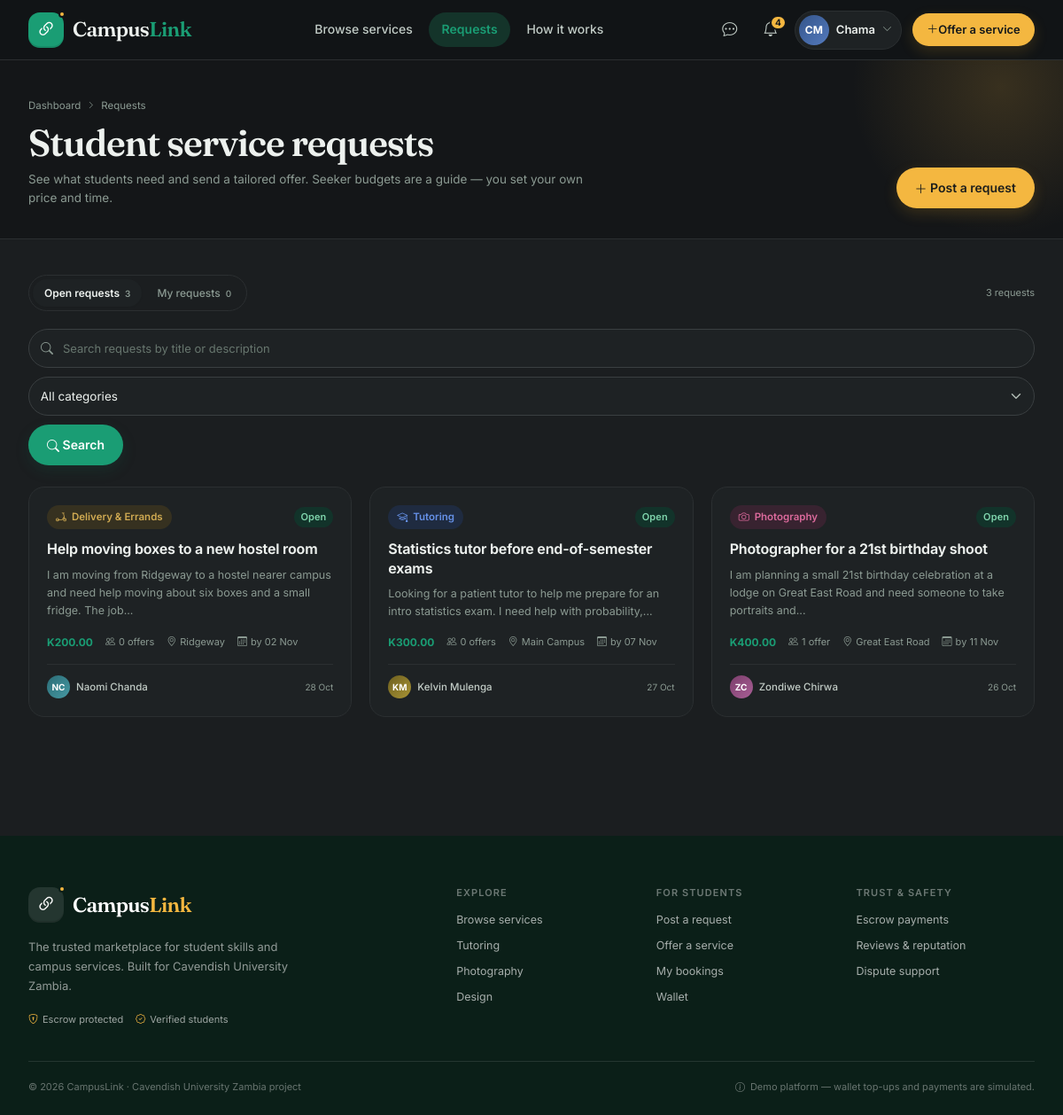
Page /requests (signed in) on the committed database.
### app/models.py (models this page shows, shortened)
class User(UserMixin, db.Model):
    __tablename__ = "users"
    id = db.Column(db.Integer, primary_key=True)
    full_name = db.Column(db.String(120), nullable=False)
    email = db.Column(db.String(255), unique=True, nullable=False, index=True)
    student_number = db.Column(db.String(40), unique=True, nullable=False)
    phone = db.Column(db.String(30))
    password_hash = db.Column(db.String(255), nullable=False)
    role = db.Column(db.String(20), nullable=False, default="student")
    program = db.Column(db.String(120))
    year_of_study = db.Column(db.String(30))
    campus_area = db.Column(db.String(60))
    bio = db.Column(db.Text)
    skills = db.Column(db.String(255))
    is_verified = db.Column(db.Boolean, nullable=False, default=False)
    is_suspended = db.Column(db.Boolean, nullable=False, default=False)
    wallet_balance = db.Column(db.Numeric(12, 2), nullable=False, default=Decimal("0.00"))
    rating_avg = db.Column(db.Numeric(3, 2))
    review_count = db.Column(db.Integer, nullable=False, default=0)
    completed_bookings = db.Column(db.Integer, nullable=False, default=0)
    completion_rate = db.Column(db.Numeric(5, 2))
    reputation_score = db.Column(db.Numeric(3, 2))
    created_at = db.Column(db.DateTime, nullable=False, default=now)
    listings = db.relationship("Service", back_populates="provider", lazy="dynamic")
    reviews_received = db.relationship(
        "Review", back_populates="provider", foreign_keys="Review.provider_id", lazy="dynamic"
    )
    notifications = db.relationship("Notification", back_populates="user", lazy="dynamic")
    wallet_transactions = db.relationship(
        "WalletTransaction", back_populates="user", lazy="dynamic", order_by="WalletTransaction.created_at.desc()"
    )
    @property
    def is_admin(self):
        return self.role == "admin"
    @property
    def first_name(self):
        return self.full_name.split()[0] if self.full_name else "Student"
    @property
    def initials(self):
        parts = [p for p in (self.full_name or "").split() if p]
        return "".join(p[0] for p in parts[:2]).upper() or "?"
    @property
    def avatar_tone(self):
        return (self.id or 0) % 6

class ServiceRequest(db.Model):
    __tablename__ = "service_requests"
    id = db.Column(db.Integer, primary_key=True)
    seeker_id = db.Column(db.Integer, db.ForeignKey("users.id"), nullable=False, index=True)
    category_id = db.Column(db.Integer, db.ForeignKey("categories.id"), nullable=False)
    title = db.Column(db.String(140), nullable=False)
    description = db.Column(db.Text, nullable=False)
    budget = db.Column(db.Numeric(10, 2), nullable=False)
    campus_area = db.Column(db.String(60), nullable=False)
    needed_by = db.Column(db.Date)
    status = db.Column(db.String(20), nullable=False, default="open", index=True)
    created_at = db.Column(db.DateTime, nullable=False, default=now)
    seeker = db.relationship("User", foreign_keys=[seeker_id])
    category = db.relationship("Category", back_populates="requests")
    offers = db.relationship("Offer", back_populates="request", lazy="dynamic", cascade="all, delete-orphan")
    booking = db.relationship("Booking", back_populates="request", uselist=False)
    @property
    def status_meta(self):
        return REQUEST_STATUSES.get(self.status, {"label": self.status, "color": "secondary"})
    @property
    def offer_count(self):
        return self.offers.count()

class Category(db.Model):
    __tablename__ = "categories"
    id = db.Column(db.Integer, primary_key=True)
    name = db.Column(db.String(80), unique=True, nullable=False)
    slug = db.Column(db.String(80), unique=True, nullable=False, index=True)
    description = db.Column(db.String(255))
    icon = db.Column(db.String(60), nullable=False, default="bi-grid")
    color = db.Column(db.String(20), nullable=False, default="#0F6B4F")
    sort_order = db.Column(db.Integer, nullable=False, default=0)
    services = db.relationship("Service", back_populates="category", lazy="dynamic")
    requests = db.relationship("ServiceRequest", back_populates="category", lazy="dynamic")

### app/requests.py (the view)
@bp.get("/requests")
@login_required
def index():
    q = http_request.args.get("q", "").strip()
    category_slug = http_request.args.get("category", "").strip()
    mine = http_request.args.get("mine") == "1"
    page = parse_int(http_request.args.get("page"), minimum=1, default=1)
    query = ServiceRequest.query.options(
        joinedload(ServiceRequest.seeker), joinedload(ServiceRequest.category)
    )
    if mine:
        query = query.filter(ServiceRequest.seeker_id == current_user.id)
    else:
        query = query.filter(ServiceRequest.status == "open")
    if q:
        like = f"%{q}%"
        query = query.filter(db.or_(ServiceRequest.title.ilike(like), ServiceRequest.description.ilike(like)))
    active_category = None
    if category_slug:
        active_category = Category.query.filter_by(slug=category_slug).first()
        if active_category:
            query = query.filter(ServiceRequest.category_id == active_category.id)
    pagination = query.order_by(ServiceRequest.created_at.desc()).paginate(
        page=page, per_page=9, error_out=False
    )
    open_count = ServiceRequest.query.filter_by(status="open").count()
    mine_count = ServiceRequest.query.filter_by(seeker_id=current_user.id).count()
    return render_template(
        "requests/index.html",
        pagination=pagination,
        requests=pagination.items,
        categories=Category.query.order_by(Category.sort_order).all(),
        active_category=active_category,
        q=q,
        mine=mine,
        open_count=open_count,
        mine_count=mine_count,
    )

### app/utils.py (called while the page is built)
def parse_int(raw, minimum=None, maximum=None, default=None):
    try:
        value = int(str(raw).strip())
    except (TypeError, ValueError):
        return default
    if minimum is not None and value < minimum:
        return default
    if maximum is not None and value > maximum:
        return default
    return value

### app/templates/requests/index.html (shortened to what this page needs)
{% extends "base.html" %}
{% from "partials/macros.html" import request_card, pagination_nav %}
{% block content %}
<div class="page-head">
  <div class="container">
    <div class="breadcrumbs">
      <a href="{{ url_for('main.dashboard') }}">Dashboard</a><i class="bi bi-chevron-right"></i>
      <span>Requests</span>
    </div>
    <div class="d-flex flex-wrap justify-content-between align-items-end gap-3">
      <div>
        <h1>Student service requests</h1>
        <p>See what students need and send a tailored offer. Seeker budgets are a guide — you set your own price and time.</p>
      </div>
      <div class="page-actions mt-0">
        {% if not current_user.is_admin %}
        <a class="btn btn-gold" href="{{ url_for('requests.create') }}"><i class="bi bi-plus-lg"></i> Post a request</a>
        {% endif %}
      </div>
    </div>
  </div>
</div>
<div class="page-section">
  <div class="container">
    <div class="d-flex flex-wrap justify-content-between align-items-center gap-2 mb-3">
      <div class="status-tabs" aria-label="Request scope">
        <a class="{{ 'active' if not mine }}" href="{{ url_for('requests.index', q=q, category=active_category.slug if active_category else '') }}">Open requests <span class="count">{{ open_count }}</span></a>
        <a class="{{ 'active' if mine }}" href="{{ url_for('requests.index', mine='1', q=q, category=active_category.slug if active_category else '') }}">My requests <span class="count">{{ mine_count }}</span></a>
      </div>
      <span class="small-note">{{ pagination.total }} request{{ '' if pagination.total == 1 else 's' }}{% if q %} matching “{{ q }}”{% endif %}</span>
    </div>
    <form method="get" action="{{ url_for('requests.index') }}">
      <div class="browse-toolbar">
        <div class="search-field">
          <i class="bi bi-search"></i>
          <input class="form-control" id="request-search" type="search" name="q" value="{{ q }}" placeholder="Search requests by title or description">
        </div>
        <select class="form-select" id="request-category" name="category" data-auto-submit>
          <option value="">All categories</option>
        </select>
        <button class="btn btn-brand" type="submit"><i class="bi bi-search"></i> Search</button>
      </div>
    </form>
    {% if requests %}
    <div class="request-grid mt-4">
      {% for item in requests %}{{ request_card(item) }}{% endfor %}
    </div>
    {% endif %}
  </div>
</div>
{% endblock %}

### app/templates/base.html (shortened to what this page needs)
<!doctype html>
<html lang="en">
<head>
  <link rel="stylesheet" href="{{ url_for('static', filename='vendor/bootstrap/bootstrap.min.css') }}">
  <link rel="stylesheet" href="{{ url_for('static', filename='vendor/bootstrap-icons/bootstrap-icons.min.css') }}">
  <link rel="stylesheet" href="{{ url_for('static', filename='css/app.css') }}">
</head>
<body class="{% block body_class %}{% endblock %}">
  <nav class="navbar navbar-expand-lg app-navbar sticky-top">
    <div class="container">
      <a class="navbar-brand brand" href="{{ url_for('main.home') }}" aria-label="CampusLink home">
        <span class="brand-mark"><i class="bi bi-link-45deg"></i></span>
        <span class="brand-text">Campus<span>Link</span></span>
      </a>
      <div class="collapse navbar-collapse" id="mainNav">
        <ul class="navbar-nav mx-auto nav-center">
          <li class="nav-item">
            <a class="nav-link {{ 'active' if request.blueprint == 'listings' and request.endpoint == 'listings.browse' }}" href="{{ url_for('listings.browse') }}">Browse services</a>
          </li>
          {% if current_user.is_authenticated %}
          <li class="nav-item">
            <a class="nav-link {{ 'active' if request.blueprint == 'requests' }}" href="{{ url_for('requests.index') }}">Requests</a>
          </li>
          {% endif %}
          <li class="nav-item">
            <a class="nav-link" href="{{ url_for('main.home') }}#how-it-works">How it works</a>
          </li>
        </ul>
        <div class="nav-actions">
          {% if current_user.is_authenticated %}
            <a class="icon-btn" href="{{ url_for('messages.inbox') }}" aria-label="Messages">
              <i class="bi bi-chat-dots"></i>
            </a>
            <a class="icon-btn" href="{{ url_for('main.notifications') }}" aria-label="Notifications">
              <i class="bi bi-bell"></i>
              {% if unread_notifications %}<span class="count-badge">{{ unread_notifications if unread_notifications < 10 else '9+' }}</span>{% endif %}
            </a>
            <div class="dropdown">
              <button class="user-menu" type="button" data-bs-toggle="dropdown" aria-expanded="false">
                <span class="avatar avatar-sm avatar-tone-{{ current_user.avatar_tone }}">{{ current_user.initials }}</span>
                <span class="user-menu-name d-none d-xl-inline">{{ current_user.first_name }}</span>
                <i class="bi bi-chevron-down user-chevron"></i>
              </button>
            </div>
            {% if not current_user.is_admin %}
            <a class="btn btn-gold btn-sm offer-btn d-none d-xl-inline-flex" href="{{ url_for('listings.create') }}"><i class="bi bi-plus-lg"></i>Offer a service</a>
            {% endif %}
          {% else %}
            <a class="login-link" href="{{ url_for('auth.login') }}">Log in</a>
            <a class="btn btn-brand btn-sm" href="{{ url_for('auth.register') }}">Join CampusLink</a>
          {% endif %}
        </div>
      </div>
    </div>
  </nav>
  <main id="main-content">
    {% block content %}{% endblock %}
  </main>
  <footer class="app-footer">
    <div class="container">
      <div class="footer-top">
        <div class="footer-brand">
          <a class="brand brand-light" href="{{ url_for('main.home') }}">
            <span class="brand-mark"><i class="bi bi-link-45deg"></i></span>
            <span class="brand-text">Campus<span>Link</span></span>
          </a>
          <p>The trusted marketplace for student skills and campus services. Built for Cavendish University Zambia.</p>
          <div class="footer-trust">
            <span><i class="bi bi-shield-lock"></i>Escrow protected</span>
            <span><i class="bi bi-patch-check"></i>Verified students</span>
          </div>
        </div>
        <div class="footer-links">
          <div>
            <h4>Explore</h4>
            <a href="{{ url_for('listings.browse') }}">Browse services</a>
            <a href="{{ url_for('listings.browse', category='tutoring') }}">Tutoring</a>
            <a href="{{ url_for('listings.browse', category='photography') }}">Photography</a>
            <a href="{{ url_for('listings.browse', category='graphic-design') }}">Design</a>
          </div>
          <div>
            <h4>For students</h4>
            {% if current_user.is_authenticated %}
            <a href="{{ url_for('requests.create') }}">Post a request</a>
            <a href="{{ url_for('listings.create') }}">Offer a service</a>
            <a href="{{ url_for('bookings.index') }}">My bookings</a>
            <a href="{{ url_for('main.wallet') }}">Wallet</a>
            {% else %}
            <a href="{{ url_for('auth.register') }}">Create an account</a>
            <a href="{{ url_for('auth.login') }}">Log in</a>
            <a href="{{ url_for('main.home') }}#how-it-works">How it works</a>
            {% endif %}
          </div>
          <div>
            <h4>Trust &amp; safety</h4>
            <a href="{{ url_for('main.home') }}#trust">Escrow payments</a>
            <a href="{{ url_for('main.home') }}#reviews">Reviews &amp; reputation</a>
            <a href="{{ url_for('main.home') }}#trust">Dispute support</a>
          </div>
        </div>
      </div>
      <div class="footer-bottom">
        <span>&copy; {{ 2026 }} {{ APP_NAME }} · Cavendish University Zambia project</span>
        <span class="demo-note"><i class="bi bi-info-circle"></i>Demo platform — wallet top-ups and payments are simulated.</span>
      </div>
    </div>
  </footer>
</body>
</html>

### app/templates/partials/macros.html (shortened to what this page needs)
{% macro avatar(user, size='md') -%}
<span class="avatar avatar-{{ size }} avatar-tone-{{ user.avatar_tone }}" title="{{ user.full_name }}">{{ user.initials }}</span>
{%- endmacro %}
{% macro status_badge(meta) -%}
<span class="badge-soft badge-soft-{{ meta.color }}">{{ meta.label }}</span>
{%- endmacro %}
{% macro request_card(item) -%}
<article class="request-card">
  <div class="request-top">
    <span class="category-chip" style="--cat: {{ item.category.color }};"><i class="bi {{ item.category.icon }}"></i>{{ item.category.name }}</span>
    {{ status_badge(item.status_meta) }}
  </div>
  <h3><a href="{{ url_for('requests.detail', request_id=item.id) }}">{{ item.title }}</a></h3>
  <p>{{ item.description|truncate(120) }}</p>
  <div class="request-meta">
    <span class="request-budget">{{ item.budget|money }}</span>
    <span><i class="bi bi-people"></i>{{ item.offer_count }} offer{{ '' if item.offer_count == 1 else 's' }}</span>
    <span><i class="bi bi-geo-alt"></i>{{ item.campus_area }}</span>
    {% if item.needed_by %}<span><i class="bi bi-calendar3"></i>by {{ item.needed_by|date('%d %b') }}</span>{% endif %}
  </div>
  <div class="request-footer">
    <span class="requester">{{ avatar(item.seeker, 'xs') }} {{ item.seeker.full_name }}</span>
    <span class="text-muted small">{{ item.created_at|datetime('%d %b') }}</span>
  </div>
</article>
{%- endmacro %}

### rows in the picture
User: initials "CM", first_name "Chama"
ServiceRequest: category.name "Delivery & Errands", label "Open", title "Help moving boxes to a new hostel room", description "I am moving from Ridgeway to a hostel nearer campus and need help moving about six boxes and a small fridge. The job...", budget "K200.00", offer_count "0", offer_count "s", campus_area "Ridgeway", seeker.full_name "Naomi Chanda", created_at "28 Oct"
User: initials "NC"
ServiceRequest: category.name "Tutoring", label "Open", title "Statistics tutor before end-of-semester exams", description "Looking for a patient tutor to help me prepare for an intro statistics exam. I need help with probability,...", budget "K300.00", offer_count "0", offer_count "s", campus_area "Main Campus", seeker.full_name "Kelvin Mulenga", created_at "27 Oct"
User: initials "KM"
ServiceRequest: category.name "Photography", label "Open", title "Photographer for a 21st birthday shoot", description "I am planning a small 21st birthday celebration at a lodge on Great East Road and need someone to take portraits and...", budget "K400.00", offer_count "1", campus_area "Great East Road", seeker.full_name "Zondiwe Chirwa", created_at "26 Oct"
User: initials "ZC"

### other values in the picture
{{ unread_notifications if unread_notifications < 10 else '9+' }} "4"
{{ open_count }} "3"
{{ mine_count }} "0"
{{ pagination.total }} "3"
{{ '' if pagination.total == 1 else 's' }} "s"
{{ 2026 }} "2026"
{{ APP_NAME }} "CampusLink"
